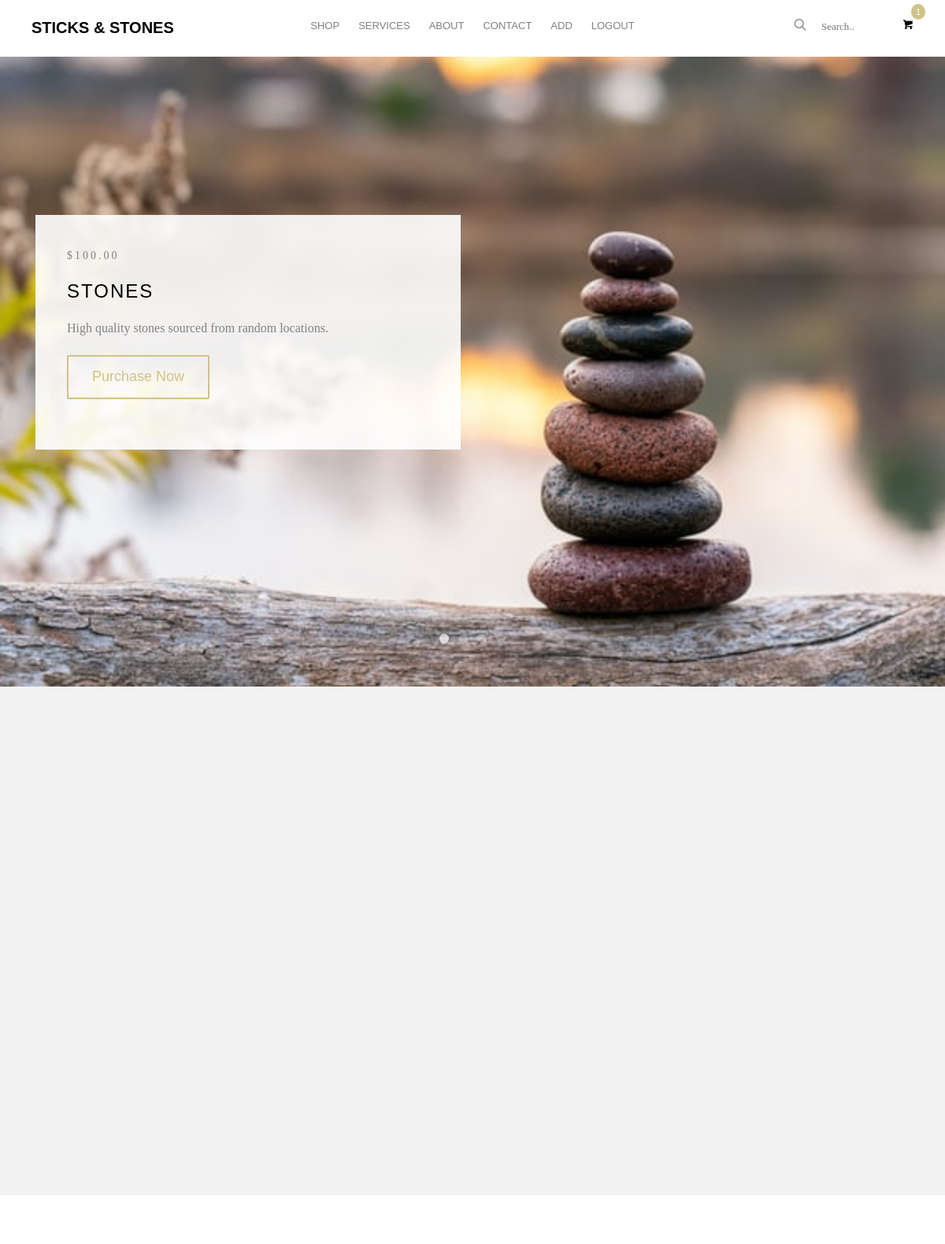
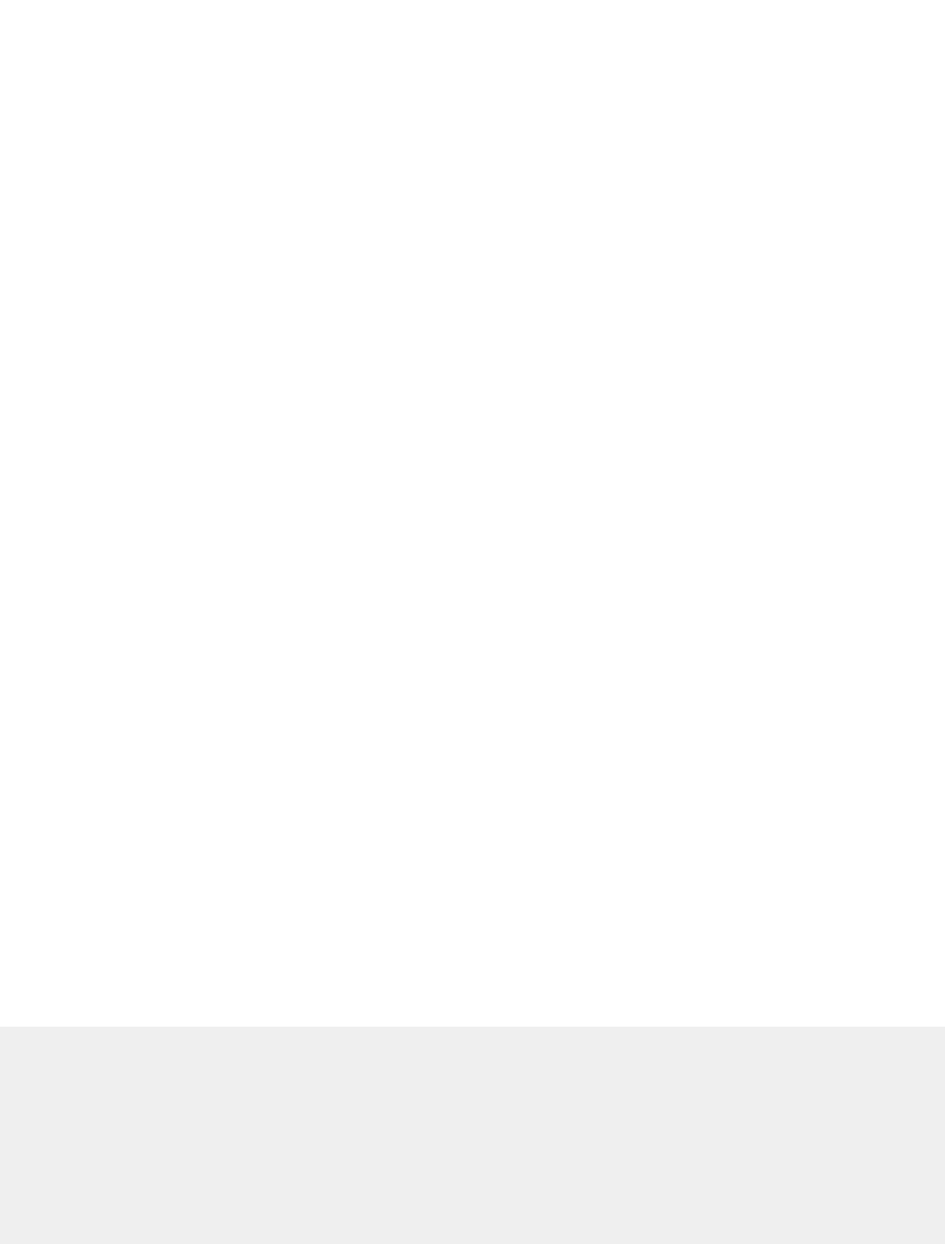
The page / (signed in, upper part) on the database its author committed (2 pictures, top to bottom).
### main.py (models this page shows)
class Product(db.Model):
    __tablename__ = "products"
    id = db.Column(db.Integer, primary_key=True)
    name = db.Column(db.String(1000), unique=True)
    price = db.Column(db.Float, nullable=False)
    main_image = db.Column(db.String(1000), nullable=False, unique=True)
    description = db.Column(db.Text, nullable=False)
    specification = db.Column(db.Text, nullable=False)
    side_images = relationship("ProductImages", back_populates="parent_product")
    reviews = relationship("Review", back_populates="parent_product")
    cart = relationship("CartItem", back_populates="product")

### main.py (the view)
@app.route("/")
def home():
    products = Product.query.all()
    item_num = 0
    if current_user.is_authenticated:
        user_cart = current_user.user_cart
        item_num = len(user_cart)
    return render_template("index.html", products=products, current_user=current_user, item_num=item_num)

### main.py (called while the page is built)
@login_manager.user_loader
def load_user(user_id):
    return User.query.get(int(user_id))

### templates/index.html (shortened to what this page needs)
<!DOCTYPE HTML>
<html>
	<head>
	<link rel="stylesheet" href="{{ url_for('static', filename='css/animate.css') }}">
	<link rel="stylesheet" href="{{ url_for('static', filename='css/icomoon.css') }}">
	<link rel="stylesheet" href="{{ url_for('static', filename='css/bootstrap.css') }}">
	<link rel="stylesheet" href="{{ url_for('static', filename='css/flexslider.css') }}">
	<link rel="stylesheet" href="{{ url_for('static', filename='css/owl.carousel.min.css') }}">
	<link rel="stylesheet" href="{{ url_for('static', filename='css/owl.theme.default.min.css') }}">
	<link rel="stylesheet" href="{{ url_for('static', filename='css/style.css') }}">
	</head>
	<body>
	<div id="page">
	<nav class="fh5co-nav" role="navigation">
		<div class="container">
			<div class="row">
				<div class="col-md-3 col-xs-2">
					<div id="fh5co-logo"><a href="{{url_for('home')}}">Sticks & Stones</a></div>
				</div>
				<div class="col-md-6 col-xs-6 text-center menu-1">
					<ul>
						<li>
							<a href="{{url_for('product')}}">Shop</a>
						</li>
						<li>
							<a href="{{url_for('services')}}">Services</a>
						</li>
						<li>
							<a href="{{url_for('about')}}">About</a>
						</li>
						<li>
							<a href="{{url_for('contact')}}">Contact</a>
						</li>
						{% if current_user.id == 1 %}
						<li>
							<a href="{{url_for('add_product')}}">Add</a>
						</li>
						{% endif %}
						{% if not current_user.is_authenticated: %}
						<li>
							<a href="{{ url_for('login') }}">Login</a>
						</li>
						<li>
							<a href="{{ url_for('register') }}">Register</a>
						</li>
						{% else: %}
						<li>
							<a href="{{ url_for('logout') }}">Logout</a>
						</li>
						{% endif %}
					</ul>
				</div>
				<div class="col-md-3 col-xs-4 text-right hidden-xs menu-2">
					<ul>
						<li class="search">
							<div class="input-group">
								<form method="POST" action="{{url_for('search')}}" enctype="multipart/form-data" class="element-margin" novalidate>
								  <input type="text" placeholder="Search.." name="search_text">
								  <span class="input-group-btn">
									<button class="btn btn-primary" type="submit"><i class="icon-search"></i></button>
								  </span>
								</form>
						    </div>
						</li>
						<li class="shopping-cart"><a href="{{url_for('cart')}}" class="cart"><span><small>{{item_num}}</small><i class="icon-shopping-cart"></i></span></a></li>
					</ul>
				</div>
			</div>
		</div>
	</nav>
	<aside id="fh5co-hero" class="js-fullheight">
		<div class="flexslider js-fullheight">
			<ul class="slides">
				{% for product in products %}
					<li style="background-image: url({{url_for('static', filename='images/' + product.main_image)}});">
							<div class="container">
								<div class="col-md-6 col-md-offset-3 col-md-pull-3 js-fullheight slider-text">
									<div class="slider-text-inner">
										<div class="desc">
											{% if (product.price|string).split(".")[1]|length == 1: %}
												<span class="price">${{product.price}}0</span>
											{% else: %}
												<span class="price">${{product.price}}</span>
											{% endif %}
											<h2>{{product.name}}</h2>
											<p>{{product.description|safe}}</p>
											<p><a href="{{url_for('single', product_id=product.id)}}" class="btn btn-primary btn-outline btn-lg">Purchase Now</a></p>
										</div>
									</div>
								</div>
							</div>
		   			</li>
				{% endfor %}
		  	</ul>
	  	</div>
	</aside>
	<div id="fh5co-services" class="fh5co-bg-section">
		<div class="container">
			<div class="row">
				<div class="col-md-4 col-sm-4 text-center">
				</div>
				<div class="col-md-4 col-sm-4 text-center">
				</div>
				<div class="col-md-4 col-sm-4 text-center">
				</div>
			</div>
		</div>
	</div>
	<div id="fh5co-product">
		<div class="container">
			<div class="row">
				</div>
		</div>
	</div>
	<div id="fh5co-testimonial" class="fh5co-bg-section">
		<div class="container">
		</div>
	</div>
	</div>
{% include "footer.html" %}

### static/css/icomoon.css (style rules this page uses)
[class^="icon-"], [class*=" icon-"] { font-family: 'icomoon' !important; speak: none; font-style: normal; font-weight: normal; font-variant: normal; text-transform: none; line-height: 1; -webkit-font-smoothing: antialiased; -moz-osx-font-smoothing: grayscale; }
.icon-search:before { content: "\e036"; }
.icon-shopping-cart:before { content: "\ea13"; }

### rows shown on the page
Product: main_image (picture), price "100.0", name "STONES", description "High quality stones sourced from random locations."

### other values the page prints
{{ item_num }} "1"
